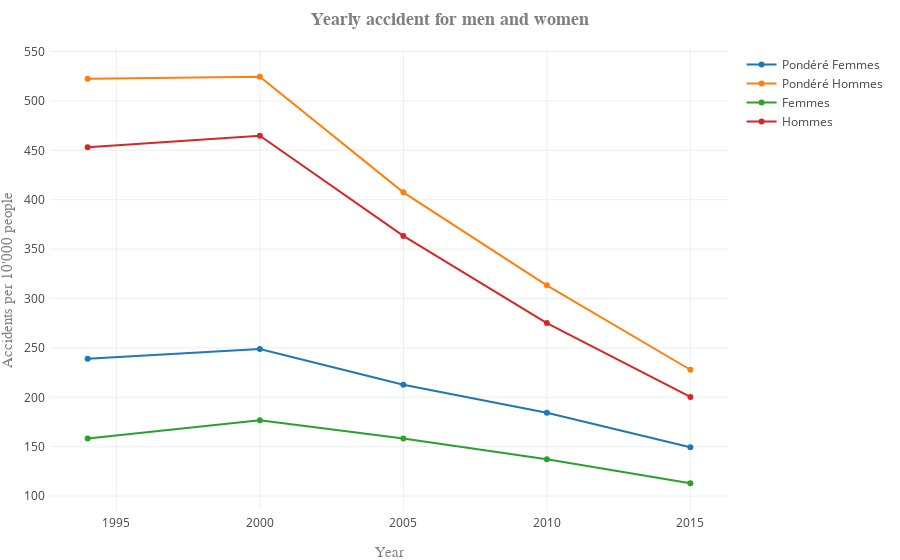

Write notebook code for a chart like this one.
### Markdown cell above
In general, we can note an increase in the proportion of people with a driver license. 

An interesting conclusion comes from the fact that not that many young people posess a license, and yet they are responsible for a lot of accidents. Sadly, since the age intervals are not defined like before and are very vague, we cannot really perform an analysis on them. However, it is to notice that if we did, we would see an even greater gap between younger and older people: young people have more accidents per 10'000 people but less have a driver license. This means that they will have even more accidents per 10'000 people posessing a license!

Given the lack of information of this dataset again (the information on the sexes is aggregated and only present for a few years), we can only restrain our analysis on the accidents by sexes for the 5 years in the data.

### Code cell
# Get the total accident for men and women for the years interesting us
df_conducteur_sexe = df_conducteur.groupby('sexe').sum()\
    [['1994', '2000', '2005', '2010', '2015']]

# Make the indices plural to match the ones of the other dataset
df_conducteur_sexe = df_conducteur_sexe.transpose().add_suffix('s').transpose()

# Get the proportion of men and women having a license
df_proportion_sexe = df_proportion_permis.iloc[1:3].set_index('critere')

# Scale the data given the proportion of people with a license
df_conducteur_sexe_scaled = df_conducteur_sexe/df_proportion_sexe*100

# Custom the indices
df_conducteur_sexe_scaled = df_conducteur_sexe_scaled.transpose().add_prefix('Pondéré ').transpose()

# Concatenate the dataframes to plot them
df_conducteur_sexe_scaled = df_conducteur_sexe_scaled.append(df_conducteur_sexe)

# plot the results with our function
plot_dataframe(x=df_conducteur_sexe_scaled.columns.values, y=df_conducteur_sexe_scaled,\
               title='Yearly accident for men and women', xlabel='Year',\
               ylabel="Accidents per 10'000 people",\
               labels=df_conducteur_sexe_scaled.index.values,\
               rotation=45, number_to_plot=None,name_save='accident_driver_sexe')

### Figure 1 — Plotly figure (JSON) as saved in the notebook; plotly's stock layout.template omitted (floating-point values rounded to 4 significant figures)
{"data": [{"name": "Pondéré Femmes", "type": "scatter", "uid": "5821f427-b3cb-4271-b54b-8ad198738771", "x": ["1994", "2000", "2005", "2010", "2015"], "y": [239.0, 248.8, 212.7, 184.4, 149.5]}, {"name": "Pondéré Hommes", "type": "scatter", "uid": "13f73fe0-e62e-47ec-b77f-9c233c1ed574", "x": ["1994", "2000", "2005", "2010", "2015"], "y": [522.5, 524.5, 407.5, 313.3, 227.9]}, {"name": "Femmes", "type": "scatter", "uid": "d7ac6c4e-ca72-4d83-88b9-3019b122dafd", "x": ["1994", "2000", "2005", "2010", "2015"], "y": [158.3, 176.8, 158.3, 137.2, 113.0]}, {"name": "Hommes", "type": "scatter", "uid": "0577afc4-6735-4255-bec2-02c4ce070aec", "x": ["1994", "2000", "2005", "2010", "2015"], "y": [453.1, 464.8, 363.4, 275.1, 200.4]}], "layout": {"margin": {"b": 50, "l": 50, "pad": 4, "r": 50, "t": 50}, "title": "<b>Yearly accident for men and women</b>", "titlefont": {"color": "#7f7f7f", "family": "Courier New, monospace", "size": 18}, "xaxis": {"title": "Year", "titlefont": {"color": "#7f7f7f", "family": "Courier New, monospace", "size": 15}}, "yaxis": {"title": "Accidents per 10'000 people", "titlefont": {"color": "#7f7f7f", "family": "Courier New, monospace", "size": 15}}}}
